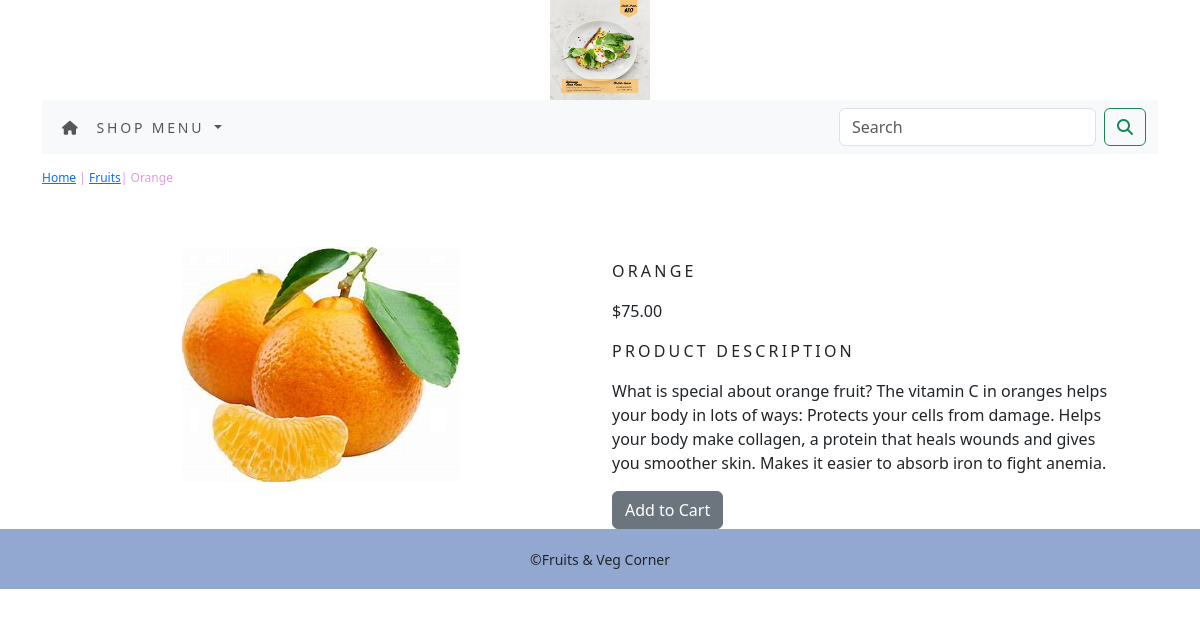
Screenshot of /shop/fruits/orange/ with the database file from the repository.
### shopapp/models.py (models this page shows, shortened)
class Product(models.Model):
    name = models.CharField(max_length=250, unique=True)
    slug = models.SlugField(max_length=250, unique=True)
    description = models.TextField(blank=True)
    price = models.DecimalField(max_digits=10, decimal_places=2)
    category = models.ForeignKey('Category', on_delete=models.CASCADE)
    image = models.ImageField(upload_to='product', blank=True)
    stock = models.IntegerField()
    available = models.BooleanField(default=True)
    created = models.DateTimeField(auto_now_add=True)
    updated = models.DateTimeField(auto_now=True)
    class Meta:
        ordering = ('name',)
        verbose_name = 'product'
        verbose_name_plural = 'products'

class Category(models.Model):
    name = models.CharField(max_length=250, unique=True)
    slug = models.SlugField(max_length=250, unique=True)
    description = models.TextField(blank=True)
    image = models.ImageField(upload_to='category', blank=True)
    class Meta:
        ordering = ('name',)
        verbose_name = 'category'
        verbose_name_plural = 'categories'
    def get_url(self):
        return reverse('shopapp:pro_by_cat', args=[self.slug])
    def __str__(self):
        return '{}'.format(self.name)

### shopapp/views.py (the view)
# urls.py: path('<slug:c_slug>/<slug:product_slug>/', views.ProDetail, name='ProDetail')
def ProDetail(request, c_slug, product_slug):
    try:
        product = Product.objects.get(category__slug=c_slug, slug=product_slug)
    except Exception as e:
        raise e
    return render(request, 'product.html', {'product':product})

### cartapp/context_processor.py (called while the page is built)
def counter(request):
    item_count = 0
    if 'admin' in request.path:
        return {}
    else:
        try:
            cart = Cart.objects.filter(cart_id=_cart_id(request))
            cart_items = CartItem.objects.all().filter(cart=cart[:1])
            for cart_item in cart_items:
                item_count += cart_item.quantity
        except Cart.DoesNotExist:
            item_count = 0
    return dict(item_count=item_count)

### cartapp/views.py (called while the page is built)
def _cart_id(request):
    cart = request.session.session_key
    if not cart:
        cart = request.session.create()
    return cart

### shopapp/contex_processor.py (called while the page is built)
def menu_links(request):
    links = Category.objects.all()
    return dict(links=links)

### template/product.html (shortened to what this page needs)
{% extends 'base.html' %}
{% load static %}
{% block content %}
<div class="row my_prod_row_class">
    <div class="my_auto">
        <p><a href="{% url 'shopapp:allProdCat' %}">Home</a> | <a href="{{ product.category.get_url }}">{{ product.category }}</a>| {{ product.name }}</p>
    </div>
</div>
<div class="container">
<br>
<div class="row">
    <div class="col-12 col-sm-12 col-md-12 col-lg-6 text-center">
        <div style="min-width:18rem;">
            <img src="{{product.image.url}}" alt="{{ product.name }}">
        </div>
    </div>
        <div class="col-12 col-sm-12 col-md-12 col-lg-6">
            <div>
            <h1 class="my_prod_title"> {{ product.name }}</h1>
            <p> ${{ product.price }}</p>
            <p class="my_title"> Product Description</p>
            <p class="text-justify my_prod_text"> {{ product.description }}</p>
            {% if product.stock <= 0 %}
            <p><b> Out of Stock </b></p>
            {% else %}
                <a class="btn btn-secondary" href="{% url 'cartapp:add_cart' product.id %}">Add to Cart</a>
            {% endif %}
        </div>
    </div>
    </div>
</div>
{% endblock %}

### static/css/custom.css (style rules this page uses)
body { font-family: 'Source Sans Pro', sans-serif; }
.my_title { font-size:16px; text-transform:uppercase; letter-spacing: .2em; }
.my_prod_row_class { padding-top:15px; padding-bottom:20px; }
.my_prod_row_class .my_auto { color:plum; font-size:12px; text-decoration:none; }
.my_prod_title { font-size:16px; text-transform:uppercase; letter-spacing: .2em; padding-top:15px; padding-bottom:10px; }
.my_prod_text { padding-right:20px; }

### rows the page displays
Product: category "Fruits", name "Orange", image (picture), name "ORANGE", price "75.00", description "What is special about orange fruit? The vitamin C in oranges helps your body in lots of ways: Protects your cells from damage. Helps your body make collagen, a protein that heals wounds and gives you smoother skin. Makes it easier to absorb iron to fight anemia."
